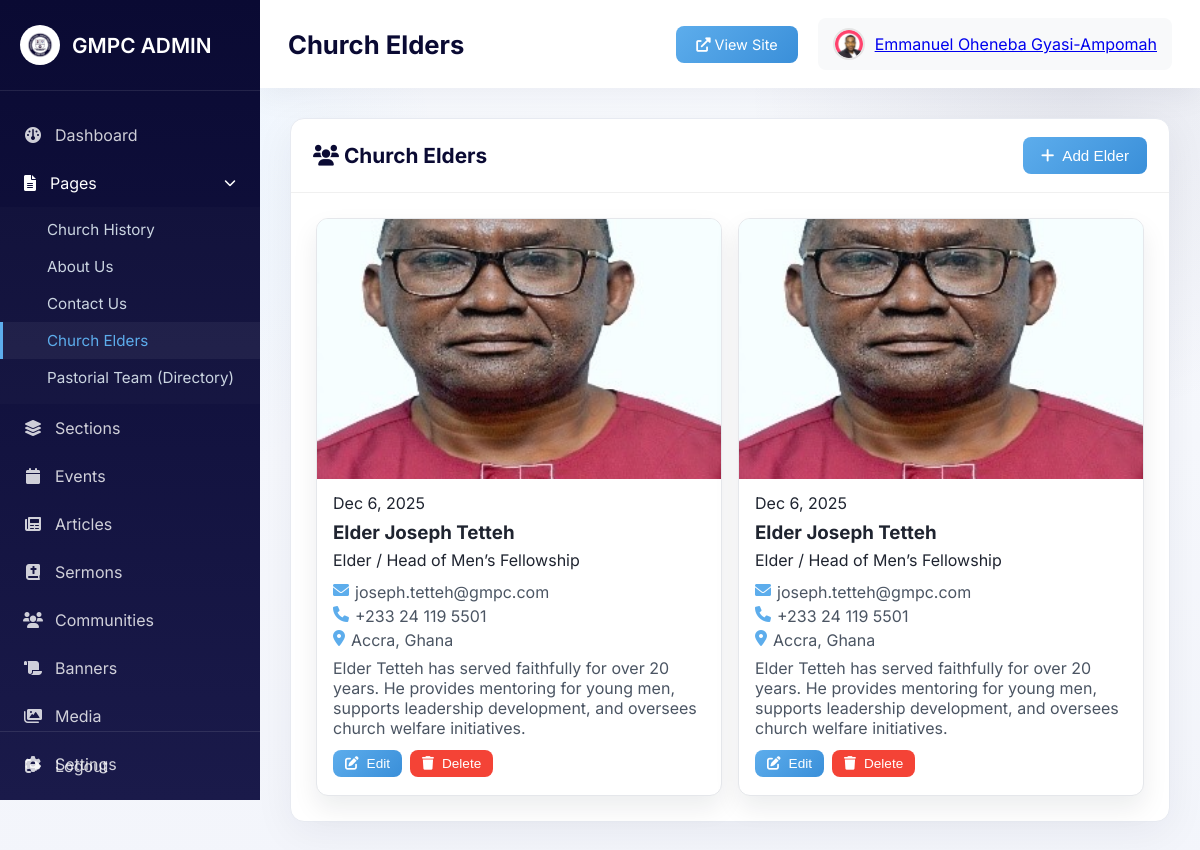
Screenshot of /admin/elders.php (signed in) with the database file from the repository.
### tables this page shows
CREATE TABLE `elders` (
  `id` int NOT NULL AUTO_INCREMENT,
  `name` varchar(255) NOT NULL,
  `title` varchar(255) DEFAULT '',
  `email` varchar(255) DEFAULT '',
  `phone` varchar(100) DEFAULT '',
  `location` varchar(255) DEFAULT '',
  `image_url` varchar(500) DEFAULT '',
  `bio` text,
  `status` enum('active','inactive') DEFAULT 'active',
  `created_at` timestamp NULL DEFAULT CURRENT_TIMESTAMP,
  `updated_at` timestamp NULL DEFAULT CURRENT_TIMESTAMP ON UPDATE CURRENT_TIMESTAMP,
  `sort_order` int DEFAULT '0',
  PRIMARY KEY (`id`)
);

### admin/elders.php (the view, shortened to what this page needs)
<?php
require_once 'includes/header.php';
$conn = getDBConnection();
$conn->exec("CREATE TABLE IF NOT EXISTS elders (
    id INT AUTO_INCREMENT PRIMARY KEY,
    name VARCHAR(255) NOT NULL,
    title VARCHAR(255) DEFAULT '',
    email VARCHAR(255) DEFAULT '',
    phone VARCHAR(100) DEFAULT '',
    location VARCHAR(255) DEFAULT '',
    image_url VARCHAR(500) DEFAULT '',
    bio TEXT,
    sort_order INT DEFAULT 0,
    status ENUM('active','inactive') DEFAULT 'active',
    created_at TIMESTAMP DEFAULT CURRENT_TIMESTAMP,
    updated_at TIMESTAMP DEFAULT CURRENT_TIMESTAMP ON UPDATE CURRENT_TIMESTAMP
) ENGINE=InnoDB DEFAULT CHARSET=utf8mb4");
try {
    $conn->exec("ALTER TABLE elders ADD COLUMN sort_order INT DEFAULT 0");
} catch (PDOException $e) {
}
$elders = [];
try {
    $stmt = $conn->query("SELECT * FROM elders ORDER BY sort_order ASC, created_at DESC");
    $elders = $stmt->fetchAll();
} catch (PDOException $e) {
    $error = 'Error loading elders.';
    error_log($e->getMessage());
}
?>
<div class="card">
    <div class="card-header">
        <h2><i class="fas fa-users"></i> Church Elders</h2>
        <button onclick="showElderModal()" class="btn btn-primary">
            <i class="fas fa-plus"></i> Add Elder
        </button>
    </div>
    <div class="card-body">
        <div class="media-grid">
            <?php if (count($elders) > 0): ?>
                <?php foreach ($elders as $elder): ?>
                    <div class="media-item">
                        <div class="media-thumbnail">
                            <?php if ($elder['image_url']): ?>
                                <img src="<?php echo htmlspecialchars($elder['image_url']); ?>" alt="<?php echo htmlspecialchars($elder['name']); ?>">
                            <?php else: ?>
                                <div class="icon-placeholder"><i class="fas fa-user"></i></div>
                            <?php endif; ?>
                        </div>
                        <div class="media-info">
                            <div class="media-meta">
                                <span class="media-date"><?php echo date('M j, Y', strtotime($elder['created_at'])); ?></span>
                            </div>
                            <h3><?php echo htmlspecialchars($elder['name']); ?></h3>
                            <?php if ($elder['title']): ?><p class="media-type" style="display:inline-block; margin-bottom:8px;"><?php echo htmlspecialchars($elder['title']); ?></p><?php endif; ?>
                            <?php if ($elder['email']): ?><div class="directory-line"><i class="fas fa-envelope"></i> <?php echo htmlspecialchars($elder['email']); ?></div><?php endif; ?>
                            <?php if ($elder['phone']): ?><div class="directory-line"><i class="fas fa-phone"></i> <?php echo htmlspecialchars($elder['phone']); ?></div><?php endif; ?>
                            <?php if ($elder['location']): ?><div class="directory-line"><i class="fas fa-map-marker-alt"></i> <?php echo htmlspecialchars($elder['location']); ?></div><?php endif; ?>
                            <?php if ($elder['bio']): ?>
                                <p style="margin-top:8px; color:#4b5563;"><?php echo nl2br(htmlspecialchars($elder['bio'])); ?></p>
                            <?php endif; ?>
                            <div class="media-actions" style="margin-top:12px;">
                <button class="btn btn-sm btn-primary" onclick='editElder(<?php echo json_encode($elder); ?>)'><i class="fas fa-edit"></i> Edit</button>
                <button class="btn btn-sm btn-danger" onclick="deleteElder(<?php echo (int)$elder['id']; ?>, '<?php echo htmlspecialchars($elder['name']); ?>')"><i class="fas fa-trash"></i> Delete</button>
            </div>
        </div>
    </div>
                <?php endforeach; ?>
            <?php else: ?>
                <p style="text-align:center; color:#666; padding:30px;">No elders added yet.</p>
            <?php endif; ?>
        </div>
    </div>
</div>
<?php require_once 'includes/footer.php'; ?>

### admin/css/admin.css (style rules this page uses)
:root { --navy: #0A0A33; --navy-2: #11113f; --sky: #5DADEC; --slate: #6c757d; --card-border: #e7eaf1; --bg-soft: #f6f8fb; }
* { margin: 0; padding: 0; box-sizing: border-box; }
body { font-family: 'Inter', sans-serif; background: radial-gradient(circle at 10% 20%, rgba(93,173,236,0.09), transparent 25%), radial-gradient(circle at 90% 10%, rgba(17,17,63,0.08), transparent 25%), linear-gradient(180deg, #f9fbff, #f3f5fb); color: #1f2430; }
.card { background: white; border-radius: 14px; border: 1px solid var(--card-border); box-shadow: 0 10px 40px rgba(10, 10, 51, 0.06); margin-bottom: 20px; }
.card-header { padding: 18px 22px; border-bottom: 1px solid #f0f0f0; display: flex; justify-content: space-between; align-items: center; }
.card-header h2 { font-size: 1.3rem; color: #0A0A33; }
.card-body { padding: 25px; }
.btn { padding: 10px 18px; border: none; border-radius: 8px; font-size: 0.95rem; font-weight: 500; cursor: pointer; text-decoration: none; display: inline-flex; align-items: center; gap: 8px; transition: all 0.3s; }
.btn-primary { background: linear-gradient(135deg, #5DADEC, #3a8fd9); color: white; }
.btn-danger { background: #f44336; color: white; }
.btn-sm { padding: 6px 12px; font-size: 0.85rem; }

### admin/elders.php (style rules this page uses)
.media-grid { display: grid; grid-template-columns: repeat(auto-fit, minmax(280px, 1fr)); gap: 16px; }
.media-item { background: #fff; border-radius: 12px; overflow: hidden; border: 1px solid #e5e7eb; box-shadow: 0 12px 26px rgba(15,23,42,0.08); transition: transform 0.25s ease, box-shadow 0.25s ease, border-color 0.25s ease; }
.media-thumbnail { height: 260px; background: #0b1024; display: flex; align-items: center; justify-content: center; overflow: hidden; }
.media-thumbnail img { width: 100%; height: 100%; object-fit: cover; }
.media-info { padding: 14px 16px 18px 16px; }
.media-info h3 { margin: 0 0 6px 0; }
.media-meta { display: flex; justify-content: space-between; align-items: center; margin-bottom: 8px; }
.directory-line { display: flex; gap: 6px; align-items: flex-start; color: #4b5563; margin: 4px 0; }
.directory-line i { color: #5DADEC; }
.media-actions { display: flex; gap: 8px; }

### rows the page displays
elders: image_url (picture), created_at "Dec 6, 2025", name "Elder Joseph Tetteh", title "Elder / Head of Men’s Fellowship", email "joseph.tetteh@gmpc.com", phone "+233 24 119 5501", location "Accra, Ghana", bio "Elder Tetteh has served faithfully for over 20 years. He provides mentoring for young men, supports leadership development, and oversees church welfare initiatives."
elders: image_url (picture), created_at "Dec 6, 2025", name "Elder Joseph Tetteh", title "Elder / Head of Men’s Fellowship", email "joseph.tetteh@gmpc.com", phone "+233 24 119 5501", location "Accra, Ghana", bio "Elder Tetteh has served faithfully for over 20 years. He provides mentoring for young men, supports leadership development, and oversees church welfare initiatives."

### other values shown
$pageTitle "Church Elders"
$currentAdmin['name'] "Emmanuel Oheneba Gyasi-Ampomah"
